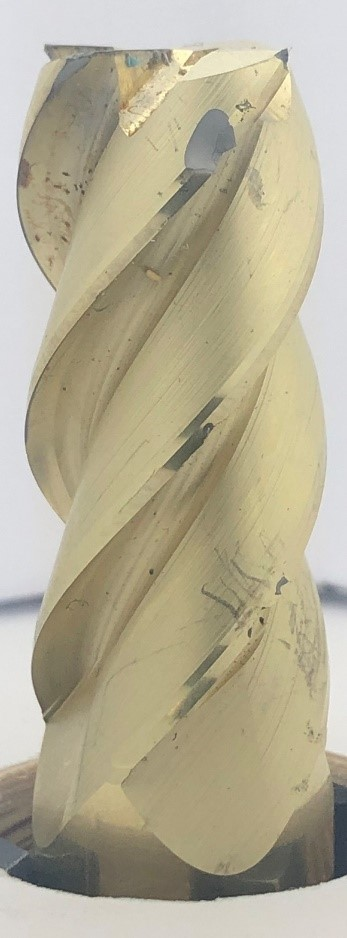
#> input picture Kurs_9/27_OpenCV_Image_Gradient/Bild_IPhone.jpg, 347 x 938 px
$ python Gradient.py --image Bild_IPhone.jpg   (older library calls are emulated)
#> lines starting #> are read from the running program, lines starting #| are printed output that depends on the picture
import numpy as np
import argparse
import cv2
import vg
import sys
from matplotlib import pyplot as plt
from tkinter import *

ap = argparse.ArgumentParser()
ap.add_argument("-i", "--image", required = True, help = "Enter Path to the Image")
args = vars(ap.parse_args())
# Bild hochladen
image = cv2.imread(args["image"])
#> image is the input picture: shape (938, 347, 3); mean B, G, R 149.3, 173.4, 180.4
#Zeigt ein normales Image
Bildname = args['image'][:-4]
#burred = np.stack([])


# Bild in Graustufen konvertieren

image = cv2.cvtColor(image, cv2.COLOR_BGR2GRAY)
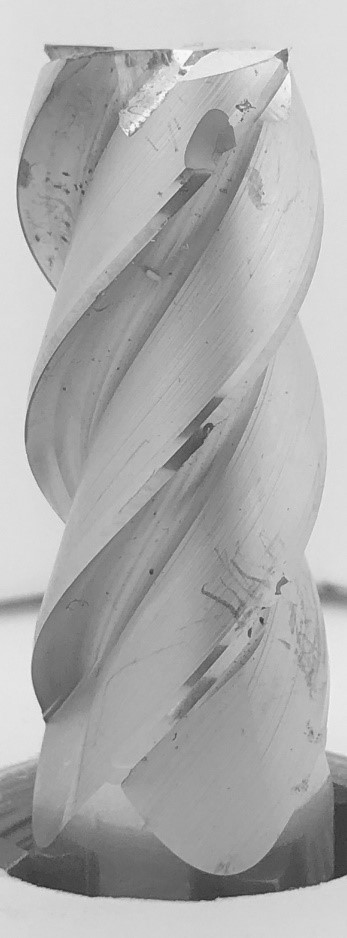
#> image: shape (938, 347); min 40, max 251, mean 172.7

# Laplace gradient detektion
lap = cv2.Laplacian(image, cv2.CV_64F)
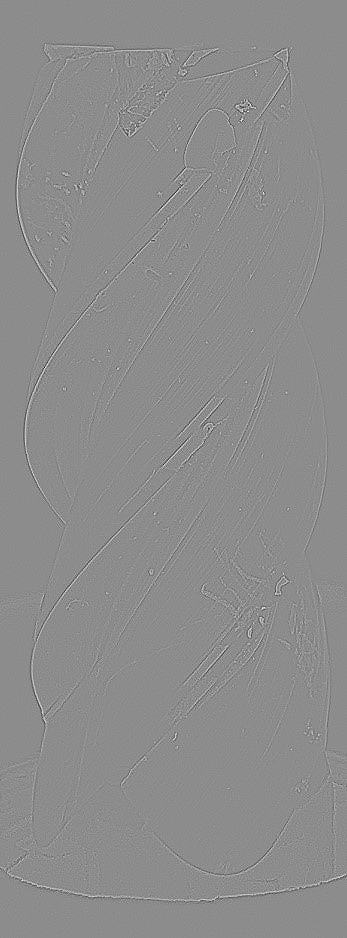
#> lap: shape (938, 347) float64; min -219, max 178, mean 0; drawn with min black and max white

# Konvertiert wieder zu 8 bit
lap = np.uint8(np.absolute(lap))
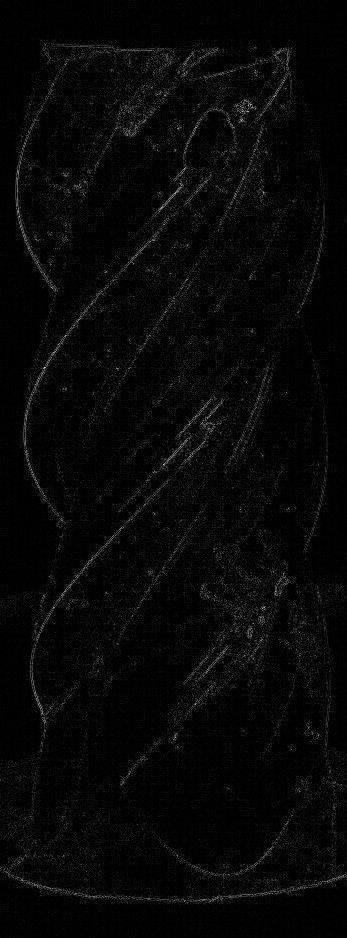
#> lap: shape (938, 347); min 0, max 219, mean 7.9

cv2.imshow("Laplace Gradient Detection", lap)
cv2.imwrite(Bildname + "Laplace Gradient.jpg", lap)
cv2.waitKey(0)

#Sobel X and Y

sobelX = cv2.Sobel(image, cv2.CV_64F, 2, 0)
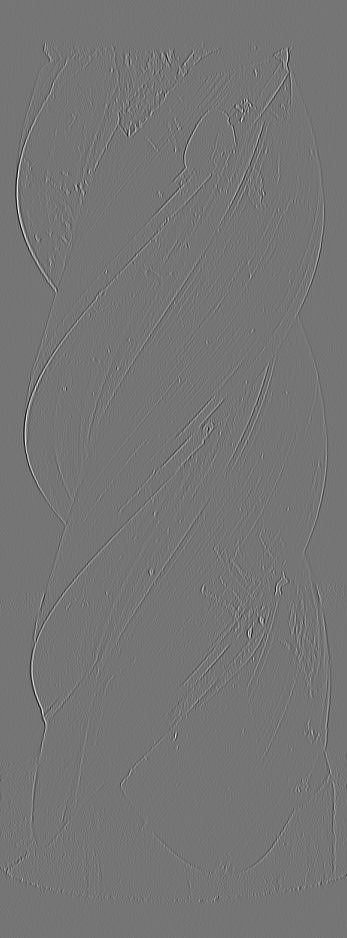
#> sobelX: shape (938, 347) float64; min -401, max 469, mean 0; drawn with min black and max white
sobelY = cv2.Sobel(image, cv2.CV_64F, 0, 2)

#Konvertiere zurück zu 8 bit ohne unterschrift
sobelX = np.uint8(np.absolute(lap))
sobelY = np.uint8(np.absolute(lap))

sobelCombined = cv2.bitwise_or(sobelX, sobelY)

cv2.imshow("Sobel X", sobelX)

cv2.imshow("Sobel Y", sobelY)

cv2.imshow("Sobel Combined", sobelCombined)
cv2.waitKey(0)
